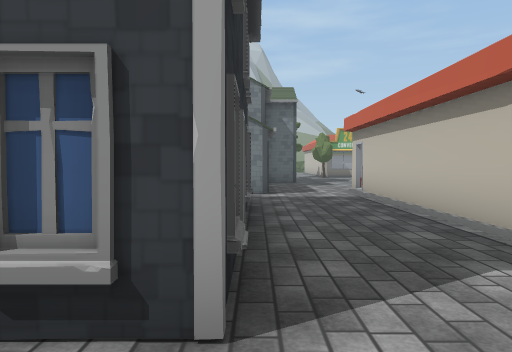
View 1 (above)

24 first-person views from a walk through a 3-D level made in the Unity game engine. The camera is 1.5 m above the floor, tilts 2° down and sees 70° across. The floor is counted in squares, 2 m on a side. Each view is taken from the middle of a square. On the plan, view 1 faces up. The plan holds only what a view shows up to about 11 squares ahead; the rest is blank. The place goes on beyond the plan. Door leaves are left out, so doorways stand open. Some surface patterns are stand-ins.

View 2
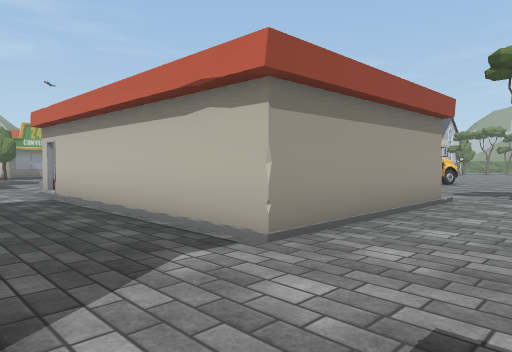

View 3
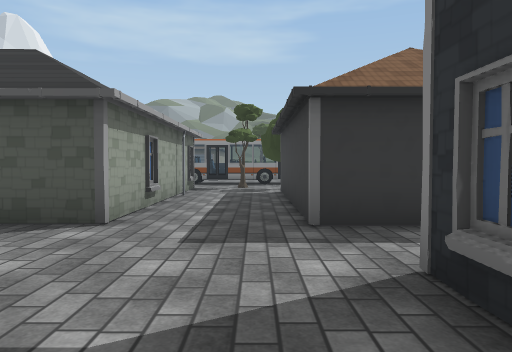

View 4
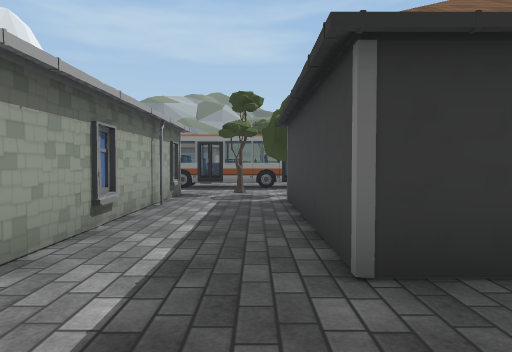

View 5
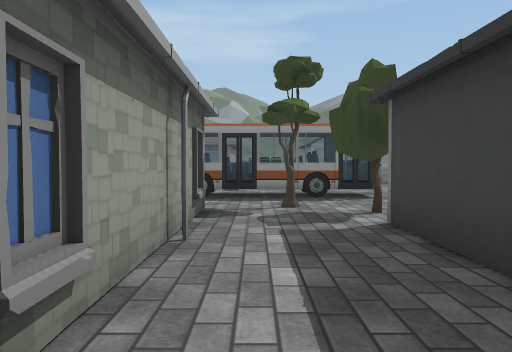

View 6
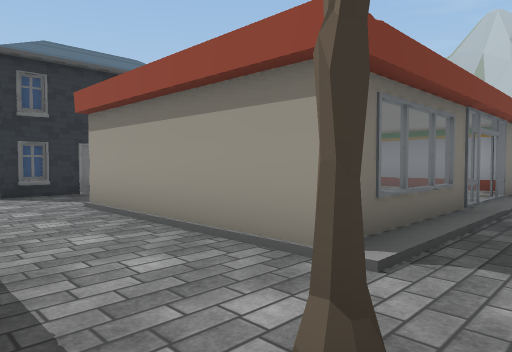

View 7
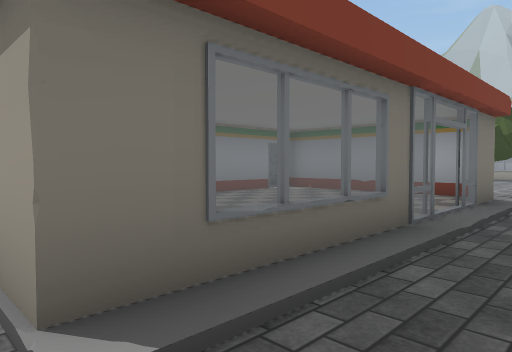

View 8
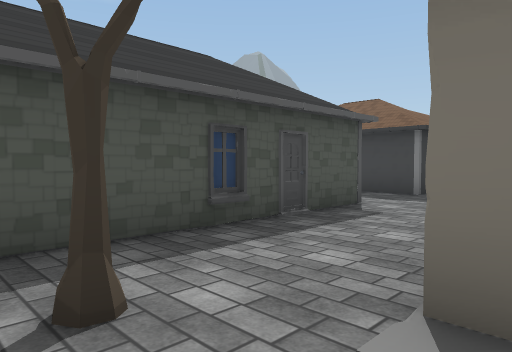

View 9
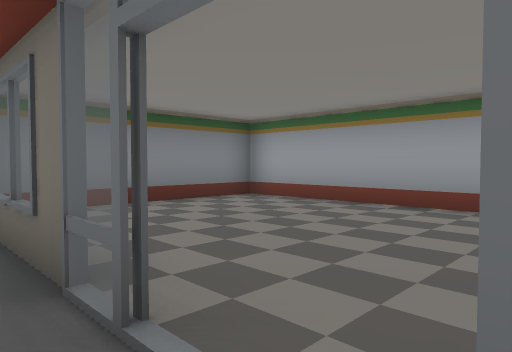

View 10
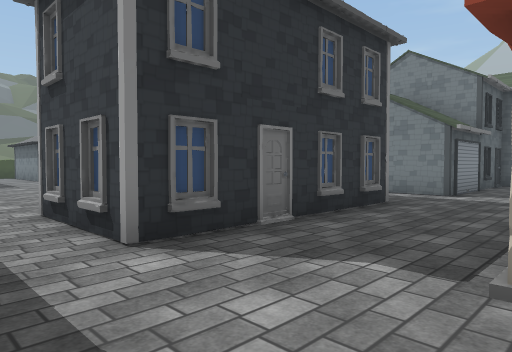

View 11
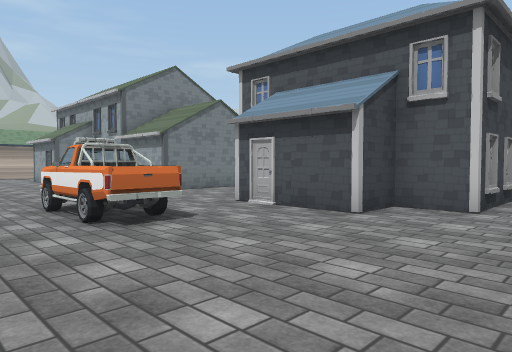

View 12
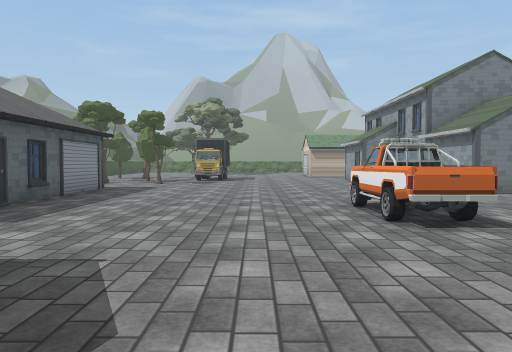

View 13
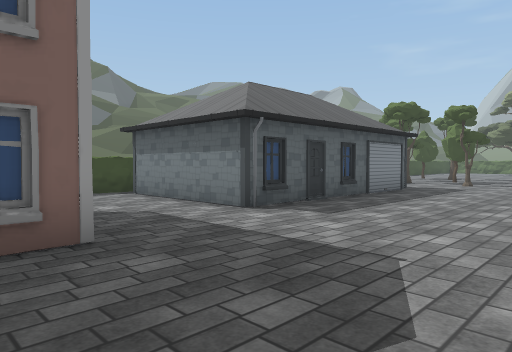

View 14
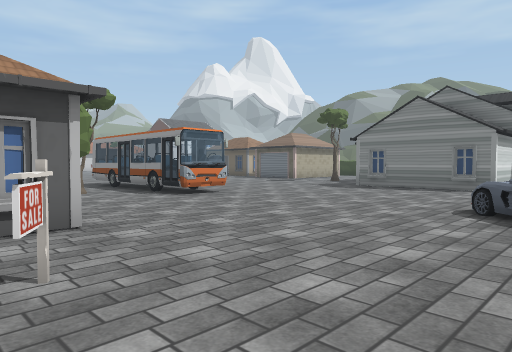

View 15
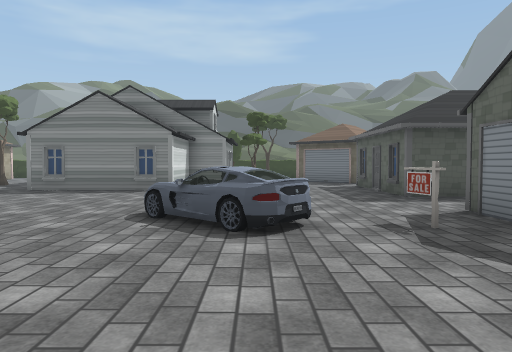

View 16
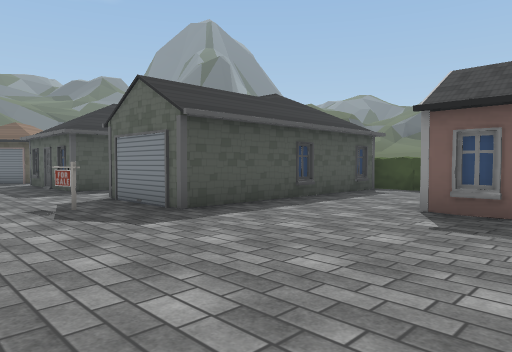

View 17
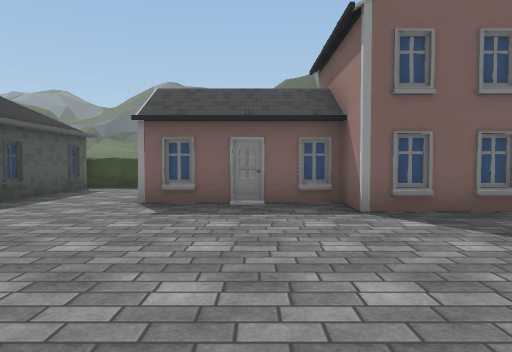

View 18
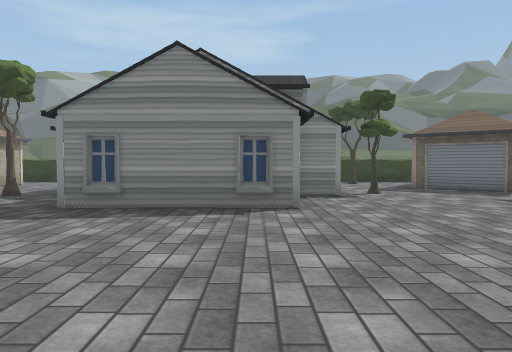

View 19
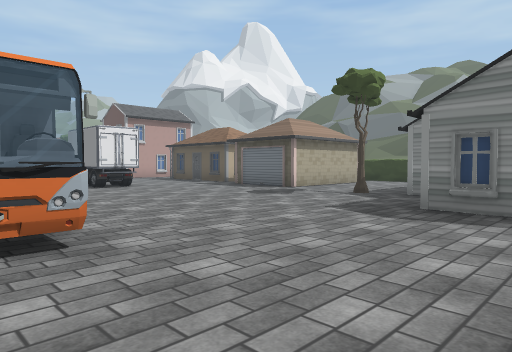

View 20
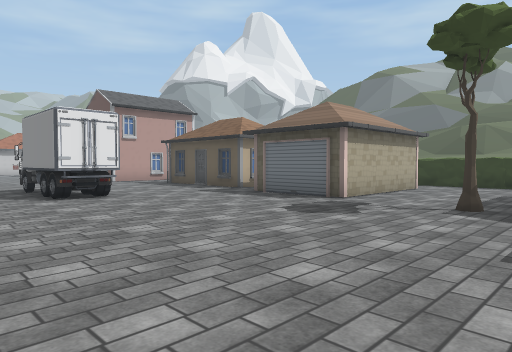

View 21
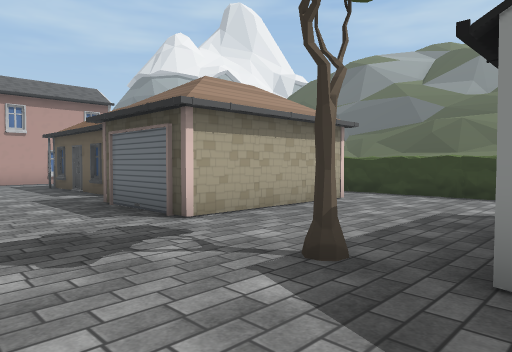

View 22
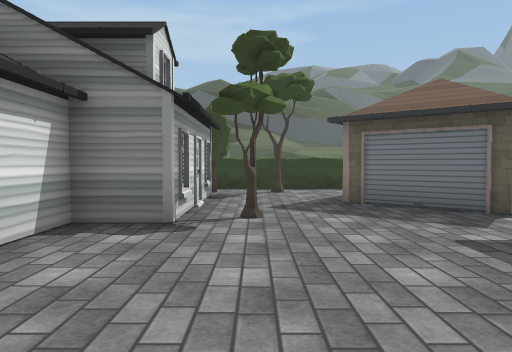

View 23
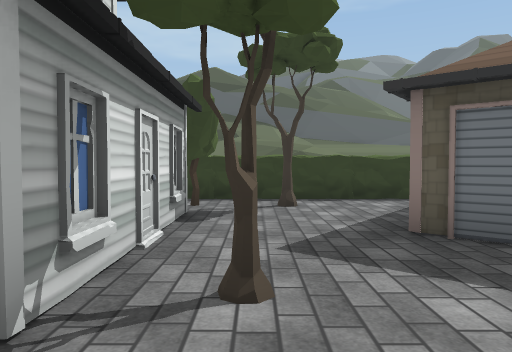

View 24
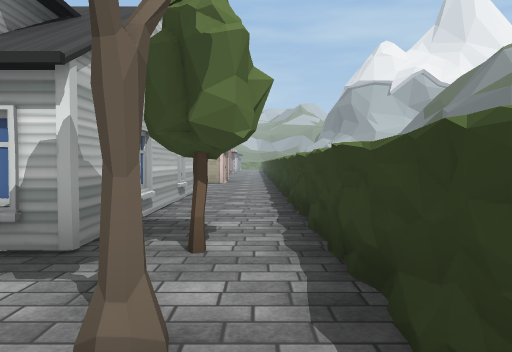

### Floor plan
Key: @ floor where view 1 was taken; # wall or solid block; . main floor; : floor 0.25 m higher than the main floor; / step, stairs or slope; D open door; H house; T tree; B bus; S sign; C car; R truck; O other object.
Columns run from 18 left of view 1 to 9 right of it. Each row starts with its distance up from view 1.
 13       ..   ..     #...
 12      ...   ..     #...   .
 11      ........     #...   T
 10      ........     #..#####/
  9      .......   ####..D:::#/
  8     #.......  .......#:::D/
  7     #......O ...HH...#:::D/
  6     #......OO..H  #..#:::#/
  5 O   #H.....OO.#   #..#::::/.
  4 O####......O..#   #..#::::/.
  3  .............## ##..#:::#/.
  2    ............###H..#####..
  1      #....................T.
  0      #.. . .. H H.@.........
 -1     ##....        #..######
 -2     H......       #..#
 -3     #.......      #..#
 -4     #...... ..    #..#
 -5     #.......SS.#  #..#
 -6  .................H..#
 -7 O.................TT.#
 -8 OH#####...............
 -9        .S.C......BBBBB
-10        ...CC.....BBBBB
-11       .... C..........
-12       .... ...............
-13      ##.....................
-14        H.................RRR
-15        ......####...........
-16        H.....    ...........
-17        ......    ..T........
-18       #...TH#    #...####...
-19       ##...##     ...#   H##
-20        ##..#      ...#
-21         ...#######...##
-22        ..T............#
-23        ....T...........
-24       OOOOOOOOOOOOOOOOOOO

Where each view was taken, in squares from view 1:
view 1: 0 up, 0 right, facing up
view 2: 0 up, 0 right, facing up-right
view 3: 4 up, 1 right, facing down
view 4: 2 up, 1 right, facing down
view 5: 1 down, 2 right, facing down
view 6: 0 up, 9 right, facing up-left
view 7: 2 up, 9 right, facing up-left
view 8: 3 up, 9 right, facing down-left
view 9: 8 up, 8 right, facing down-left
view 10: 0 up, 3 right, facing up-left
view 11: 0 up, 9 left, facing up-right
view 12: 0 up, 9 left, facing up
view 13: 0 up, 9 left, facing up-left
view 14: 4 down, 8 left, facing down-right
view 15: 5 down, 8 left, facing down
view 16: 3 down, 8 left, facing down-left
view 17: 3 down, 7 left, facing left
view 18: 9 down, 5 left, facing down
view 19: 9 down, 4 left, facing down-right
view 20: 11 down, 1 left, facing down-right
view 21: 15 down, 1 left, facing down-right
view 22: 13 down, 8 left, facing down
view 23: 16 down, 8 left, facing down
view 24: 23 down, 10 left, facing right
